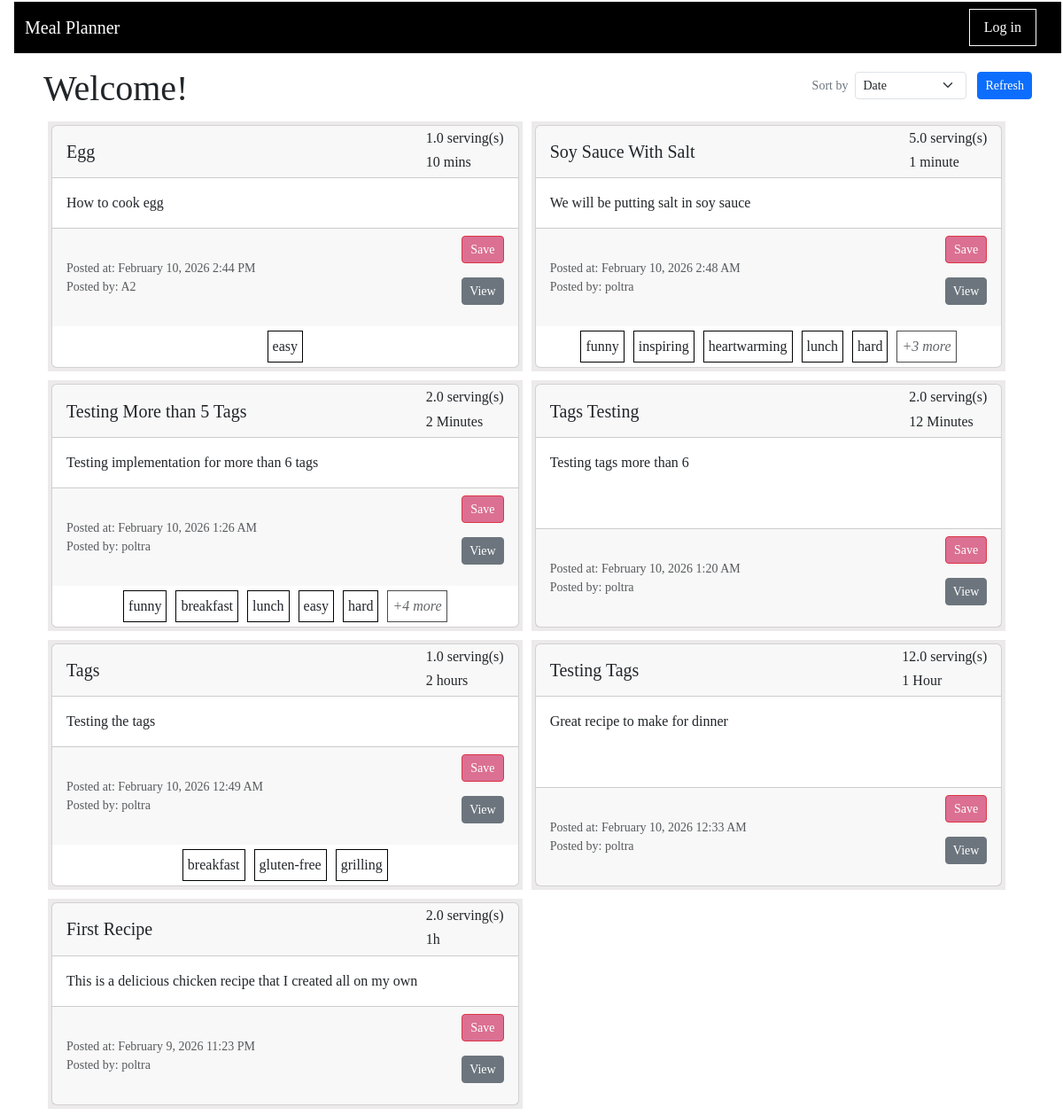
The page /index on the database as committed earlier.
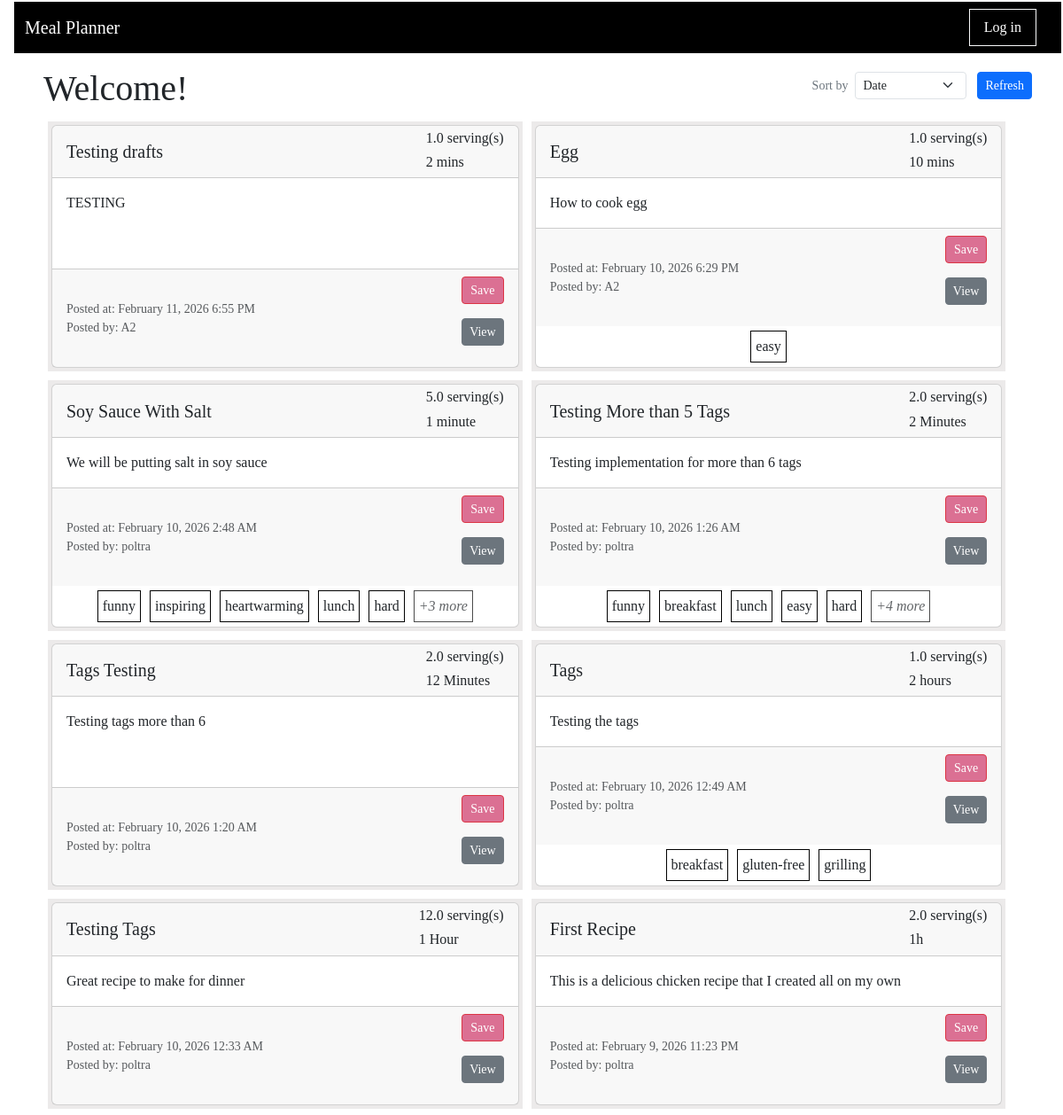
The same page on the database as committed later.
### app/main/models.py (models this page shows, shortened)
class Recipe(db.Model):
    id : sqlo.Mapped[int] = sqlo.mapped_column(primary_key=True)
    title : sqlo.Mapped[str] = sqlo.mapped_column(sqla.String(150), default="")
    description: sqlo.Mapped[str] = sqlo.mapped_column(sqla.String(1500), default="")
    servingSize : sqlo.Mapped[float] = sqlo.mapped_column(sqla.Float, default=0)
    estimatedTime : sqlo.Mapped[str] = sqlo.mapped_column(sqla.String(25), default="")
    steps : sqlo.Mapped[str] = sqlo.mapped_column(sqla.String, default="")
    timestamp : sqlo.Mapped[Optional[datetime]] = sqlo.mapped_column(default = lambda : datetime.now(timezone.utc))
    is_draft : sqlo.Mapped[bool] = sqlo.mapped_column(sqla.Boolean, default=True)
    user_id : sqlo.Mapped[int] = sqlo.mapped_column(sqla.ForeignKey('user.id'))
    writer : sqlo.Mapped['User'] = sqlo.relationship(back_populates='written_recipes')
    tags: sqlo.WriteOnlyMapped['Tag'] = sqlo.relationship(
        secondary=recipe_tags_table,
        primaryjoin=(recipe_tags_table.c.recipe_id == id),
        back_populates='recipes',
        passive_deletes=True)
    recipe_saved_by_users : sqlo.WriteOnlyMapped['User'] = sqlo.relationship(
        secondary=saved_recipes_table,
        primaryjoin=(saved_recipes_table.c.recipe_id == id),
        back_populates='users_saved_recipes',
        passive_deletes=True)
    def get_num_tag(self):
        return len(self.get_tags())
    ingredients_used: sqlo.WriteOnlyMapped['RecipeIngredientUse'] = sqlo.relationship(back_populates='recipe_usecase_recipe', passive_deletes=True)
    def get_tags(self):
        return db.session.scalars(self.tags.select()).all()

class User(db.Model, UserMixin):
    id: sqlo.Mapped[int] = sqlo.mapped_column(primary_key=True)
    first_name: sqlo.Mapped[str] = sqlo.mapped_column(sqla.String(64))
    last_name: sqlo.Mapped[str] = sqlo.mapped_column(sqla.String(64))
    username: sqlo.Mapped[str] = sqlo.mapped_column(sqla.String(64))
    email: sqlo.Mapped[str] = sqlo.mapped_column(sqla.String(120))
    password_hash: sqlo.Mapped[str] = sqlo.mapped_column(sqla.String(256))
    is_certified: sqlo.Mapped[bool] = sqlo.mapped_column(sqla.Boolean, default=False)
    written_recipes: sqlo.WriteOnlyMapped['Recipe'] = sqlo.relationship(back_populates='writer')
    users_saved_recipes : sqlo.WriteOnlyMapped['Recipe'] = sqlo.relationship(
        secondary=saved_recipes_table,
        primaryjoin=(saved_recipes_table.c.user_id == id),
        back_populates='recipe_saved_by_users',
        passive_deletes=True)
    curr_ingredients: sqlo.WriteOnlyMapped['UserIngredientListUse'] = sqlo.relationship(back_populates='userlist_user')

class Tag(db.Model):
    id: sqlo.Mapped[int] = sqlo.mapped_column(primary_key=True)
    name: sqlo.Mapped[str] = sqlo.mapped_column(sqla.String(20))
    recipes: sqlo.WriteOnlyMapped['Recipe'] = sqlo.relationship(
        secondary=recipe_tags_table, primaryjoin=(recipe_tags_table.c.tag_id == id), back_populates='tags')

### app/main/routes.py (the view, shortened to what this page needs)
@bp_main.route('/', methods=['GET'])
@bp_main.route('/index', methods=['GET', 'POST'])
def index():
    empty_form = EmptyForm()
    sort_form = SortForm()
    if request.method == 'GET':
        recipes = sqla.select(Recipe).where(Recipe.is_draft == False).order_by(Recipe.timestamp.desc())
    all_recipes  = db.session.scalars(recipes).all()
    return render_template('index.html', title="", recipes=all_recipes, form=empty_form, sortform = sort_form)

### app/main/forms.py
class EmptyForm(FlaskForm):
    submit = SubmitField('Submit')

class SortForm(FlaskForm):
    sortby = SelectField('Sort by', choices=['Date', "# of likes", "Certified User"])
    refresh = SubmitField('Refresh')

### meal_planner.py (called while the page is built)
@app.before_request
def initDB(*args, **kwargs):
    if app._got_first_request:
        db.create_all()

### app/main/templates/index.html (shortened to what this page needs)
{% extends "base.html" %}
{% import 'bootstrap_wtf.html' as wtf %}
{% block content %}
<div class="d-flex justify-content-between align-items-center">
    <h1 >Welcome!</h1>
    <form method="POST" class="d-flex align-items-center gap-1">
        <div class="d-flex align-items-center">
            <label class="me-2 mb-0 small text-secondary text-nowrap">Sort by</label>
            {{ sortform.sortby(class="form-select form-select-sm", style="width: auto;") }}
        </div>
        {{ sortform.refresh(class="btn btn-primary btn-sm ms-2") }}
    </form>
</div>
    <div class="recipelist">
        {% for recipe in recipes %}
            <div class="recipe-box">{% include '_recipe.html' %} </div>
        {% endfor %}
    </div>
{% endblock %}

### app/main/templates/base.html (shortened to what this page needs)
<html>
    <head>
       <link
            href="https://cdn.jsdelivr.net/npm/bootstrap@5.3.2/dist/css/bootstrap.min.css"
            rel="stylesheet"
>
       <link rel="stylesheet" href="{{ url_for('static', filename='css/main.css') }}">
       <head>{{ moment.include_moment() }}</head>
    </head>
    <body>
        <nav class = "navbar navbar-dark navbar-expand-lg" style="background-color: black;">
            <div class="container-fluid">
                <a class="navbar-brand" href="{{ url_for('main.index') }}">Meal Planner</a>
                <div class="collapse navbar-collapse" id="navbarSupportedContent">
                    <ul class="navbar-nav ms-auto mb-2 mb-lg-0 align-items-center">
                        {% if not current_user.is_anonymous %}
                            <li class="nav-item border border-light px-2 me-3 " >
                            </li>
                            <li class="nav-item border border-light px-2 me-3 " >
                            </li>
                            <li class="nav-item border border-light px-2 me-3 " >
                                <a class="nav-link text-white" aria-current="page" href="{{ url_for('main.display_profile') }}">Profile</a>
                            </li>
                            <li class="nav-item border border-light px-2 me-3 " >
                                <a class="nav-link text-white" aria-current="page" href="{{ url_for('auth.logout') }}">Log out</a>
                            </li>
                            <li class="nav-item me-3">
                                <span class="navbar-text text-light">
                                    Current user is: <strong>{{ current_user.first_name }}</strong>
                                </span>
                            </li>
                        {% else %}
                            <li class="nav-item border border-light px-2 me-3 " >
                                <a class="nav-link text-white" aria-current="page" href="{{ url_for('auth.login') }}">Log in</a>
                            </li>
                        {% endif %}
                    </ul>
                </div>
            </div>
        </nav>
        <div class="container mt-3">
            {% block content %}{% endblock %}
        </div>
    </body>
</html>

### app/main/templates/_recipe.html
<div id="recipe-{{recipe.id}}" class="card">
        <div class="card-header d-flex justify-content-between align-items-center">
            <h5 class="card-title mb-0">{{ recipe.title }}</h5>
            <div class="card-subtitle">
                <h6 class="card-text"> {{recipe.servingSize}} serving(s) </h5>
                <h6 class="card-text"> {{recipe.estimatedTime}} </h5>
            </div>
        </div>
        <div class="card-body">
            <p class="card-text">{{ recipe.description }}</p>
        </div>
        <div class="card-footer">
            <div>
                <small class="text-muted">Posted at: {{ moment(recipe.timestamp).format('LLL') }}</small>
                <br>
                <small class="text-muted">Posted by: {{ recipe.writer.username }}</small>
            </div>
            <div>
                {% if recipe.writer.id == current_user.id %}
                    <form action="{{ url_for('main.delete', recipe_id=recipe.id) }}" method="post">
                        <input type="submit" value="Delete" class="btn btn-danger btn-sm" style="width: 100%;">
                    </form>
                {% else %}
                    <form action="" method="post">
                        <input type="submit" value="Save" class="btn btn-danger like btn-sm" style="width: 100%">
                    </form>
                {% endif %}
                    <form action="{{ url_for('main.viewRecipe', recipe_id=recipe.id) }}" method="get">
                        <input type="submit" value="View" class="btn btn-secondary btn-sm" style="width: 100%">
                    </form>
            </div>
        </div>
            <tr>
                    <div class = "card-tag">
                        {% if recipe.get_num_tag() > 6 %}
                            {% for tag in recipe.get_tags()[:5] %}
                                <span class = "tagitem"> {{tag.name}} </span>
                            {% endfor %}
                            <span class="tagitem tag-more">
                                +{{ recipe.get_num_tag()-5 }} more
                            </span>
                        {% else %}
                            {% for tag in recipe.get_tags() %}
                                <span class = "tagitem"> {{tag.name}} </span>
                            {% endfor %}
                        {% endif %}
                    </div>
            </tr>
</div>

### app/static/css/main.css (style rules this page uses)
body { margin: 1px 1px 1px 15px; padding: 1px; font-family: Tahoma; text-align: left; }
.recipelist { display: flex; flex-wrap: wrap; }
.recipe-box { display: flex; justify-content: center; align-items: center; background-color: #eceaea; margin: 5px; padding: 4px 4px 4px 4px; }
@media screen and (min-width: 1200px) { .recipe-box { width: 32%; } }
@media screen and (min-width: 800px) and (max-width: 1200px) { .recipe-box { width: 48%; } }
.tagitem { text-align: center; margin: 5px 5px 5px 5px; padding: 5px; border: 1px solid black; background-color: white; }
.tag-more { font-style:italic; opacity: 0.7; }
.card { width: 100%; height: 100%; }
.card-footer { display: flex; justify-content: space-between; align-items: center; min-height: 70px; }
.card-tag { display:flex; flex-wrap:wrap; justify-content:center; align-items:center; }
.btn-danger.like { background-color: palevioletred; outline-color: palevioletred; }

Rows that differ between the two databases and show on the page:
now on this page (row edited): Recipe: title "Testing drafts", servingSize "1.0", estimatedTime "2 mins", description "TESTING", timestamp "February 11, 2026 6:55 PM", writer.username "A2"
changed Recipe "Egg": timestamp "February 10, 2026 2:44 PM" → "February 10, 2026 6:29 PM"
